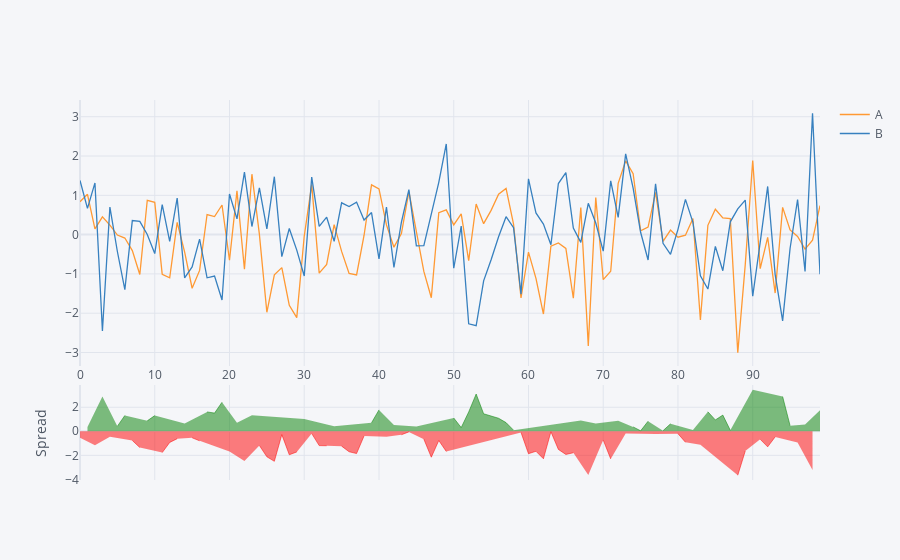

The code cell stored with this chart in its notebook:
### Code cell
import numpy
df[['A','B']].iplot(kind='spread')
